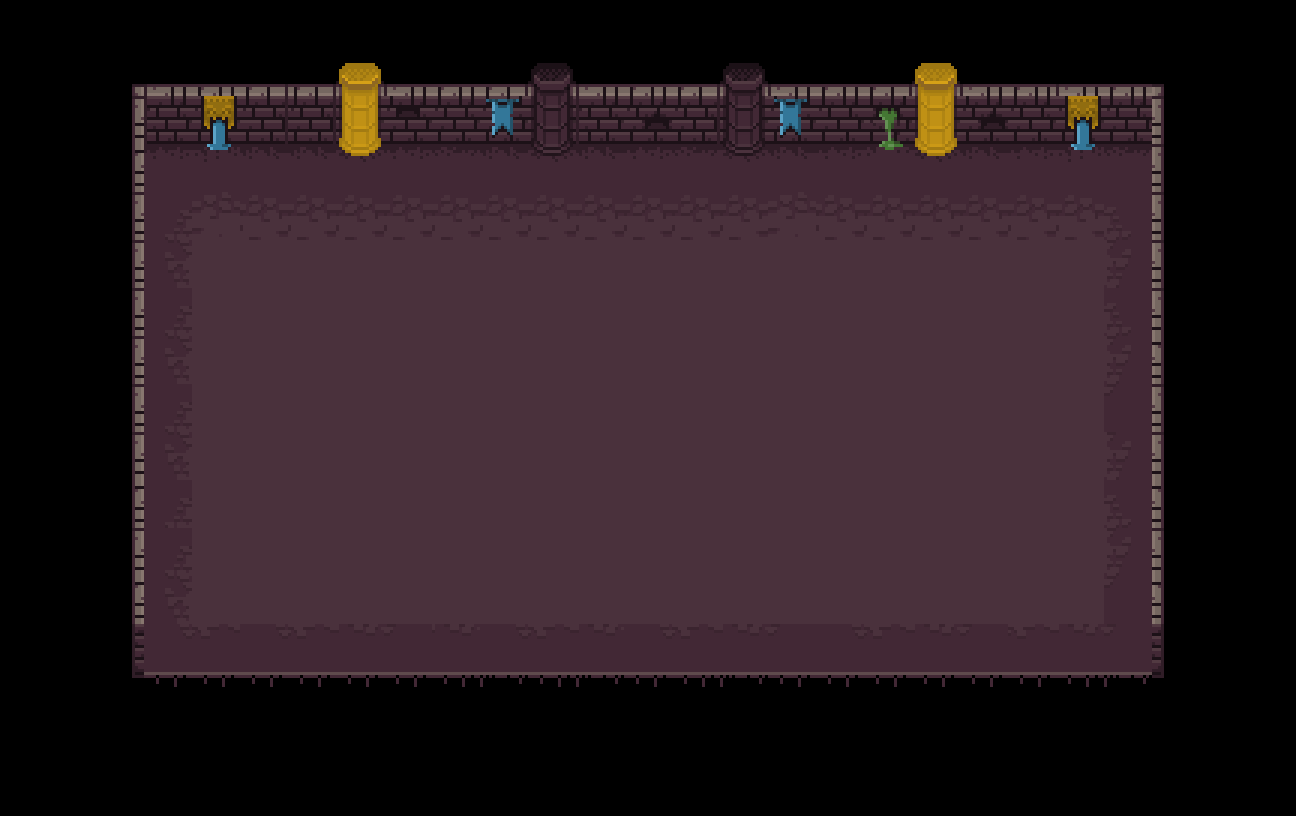

Below is a game level as drawn by its tile map, then a one-line description and the .tmx that defines it (tile-layer data replaced by summaries):
An orthogonal 27x17 tile map with 48x48 px tiles, 7 tile layers (suelo, paredes, camara, salaFinal, ...).

<map version="1.0" tiledversion="1.1.3" orientation="orthogonal" renderorder="right-down" width="27" height="17" tilewidth="48" tileheight="48" infinite="0" nextobjectid="1">
 <tileset firstgid="1" name="tileModificadox3" tilewidth="48" tileheight="48" tilecount="256" columns="16">
  <image source="tileModificadox3.png" width="768" height="768" />
 </tileset>
 <layer name="suelo" width="27" height="17">
  <data>[459 cells, 231 non-empty, 18 distinct tile ids]</data>
 </layer>
 <layer name="paredes" width="27" height="17">
  <data>[459 cells, 91 non-empty, 27 distinct tile ids]</data>
 </layer>
 <layer name="camara" width="27" height="17">
  <data>[459 cells, 322 non-empty, 1 distinct tile ids]</data>
 </layer>
 <layer name="salaFinal" width="27" height="17">
  <data>[459 cells, 231 non-empty, 1 distinct tile ids]</data>
 </layer>
 <layer name="salaInicial" width="27" height="17">
  <data>[459 cells, 0 non-empty, 0 distinct tile ids]</data>
 </layer>
 <layer name="cierresPuertas" width="27" height="17">
  <data>[459 cells, 0 non-empty, 0 distinct tile ids]</data>
 </layer>
 <layer name="extra" width="27" height="17">
  <data>[459 cells, 0 non-empty, 0 distinct tile ids]</data>
 </layer>
</map>
